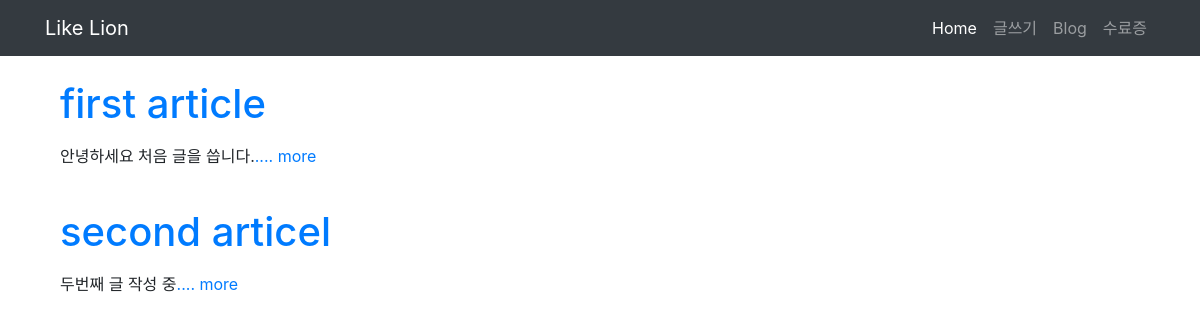
Before: / with the older database file.
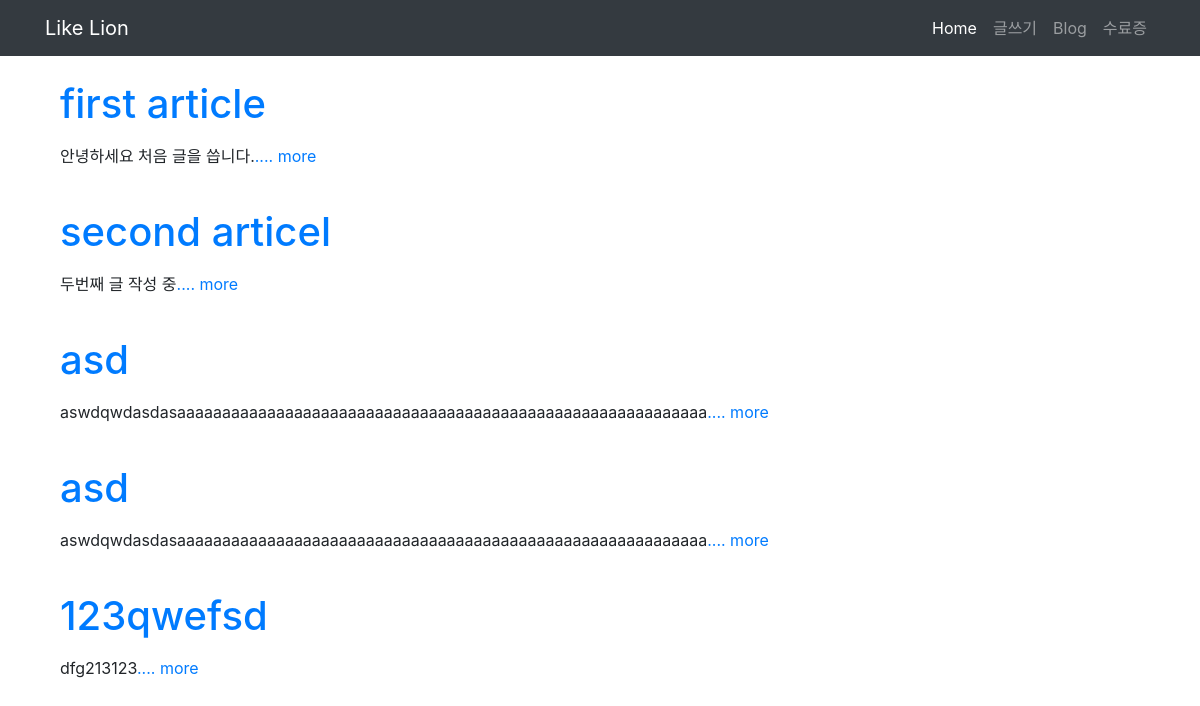
After: the same page with the newer database file.
### blog/models.py (models this page shows, shortened)
class Blog(models.Model):
    title = models.CharField(max_length=200)
    pub_date = models.DateTimeField('date published')
    body = models.TextField()
    def summary(self):
        return self.body[:100]

### blog/views.py (the view)
# urls.py: path('', blog.views.home, name='home'),
def home(request):
    blogs = Blog.objects
    return render(request, 'home.html', {'blogs': blogs})

### blog/templates/home.html (shortened to what this page needs)
{% extends 'base.html' %}
{% block content %}
    {% for blog in blogs.all %}
    <br>
    <div class="container">
        <a href="{% url 'detail' blog.id %}">
            <h1>{{ blog.title }}</h1>
        </a>
        <p>{{ blog.summary }}<a href="{% url 'detail' blog.id %}">.... more</a> </p>
    </div>
    {% endfor %}
{% endblock %}

Changed rows visible on the page:
added Blog: title "asd", summary "aswdqwdasdasaaaaaaaaaaaaaaaaaaaaaaaaaaaaaaaaaaaaaaaaaaaaaaaaaaaaaaaaaaa"
added Blog: title "asd", summary "aswdqwdasdasaaaaaaaaaaaaaaaaaaaaaaaaaaaaaaaaaaaaaaaaaaaaaaaaaaaaaaaaaaa"
added Blog: title "123qwefsd", summary "dfg213123"
